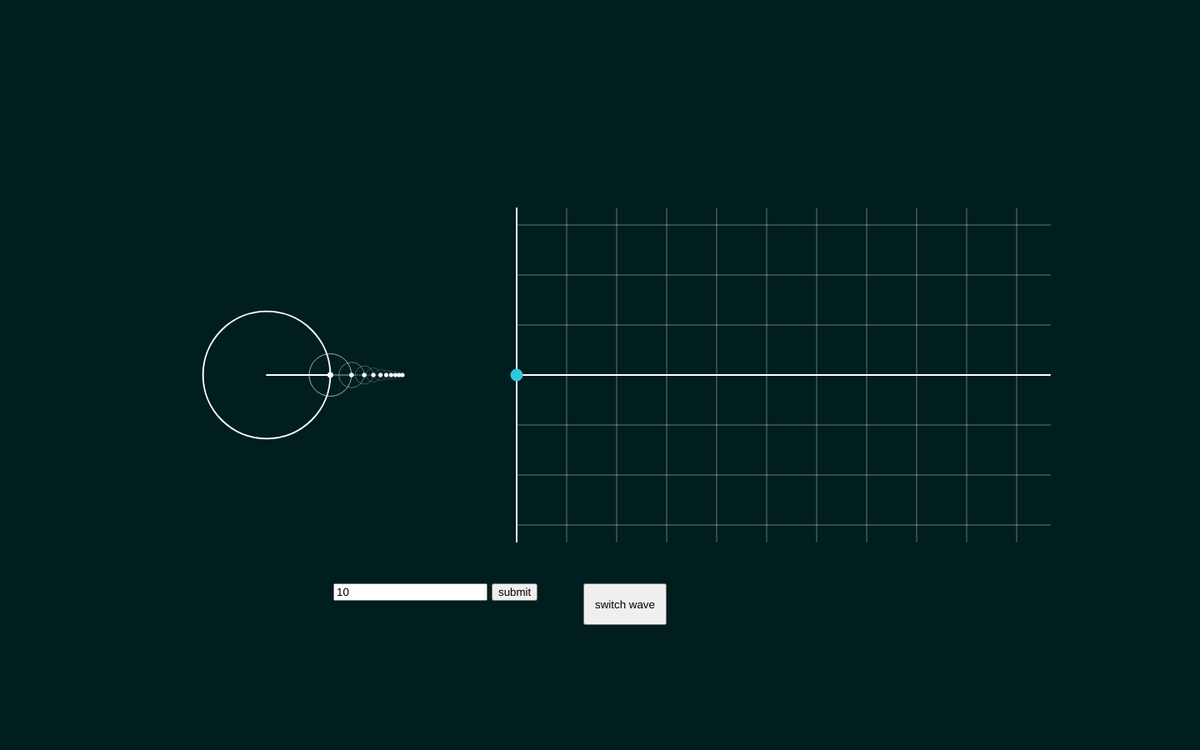
Frame 1 (no input)
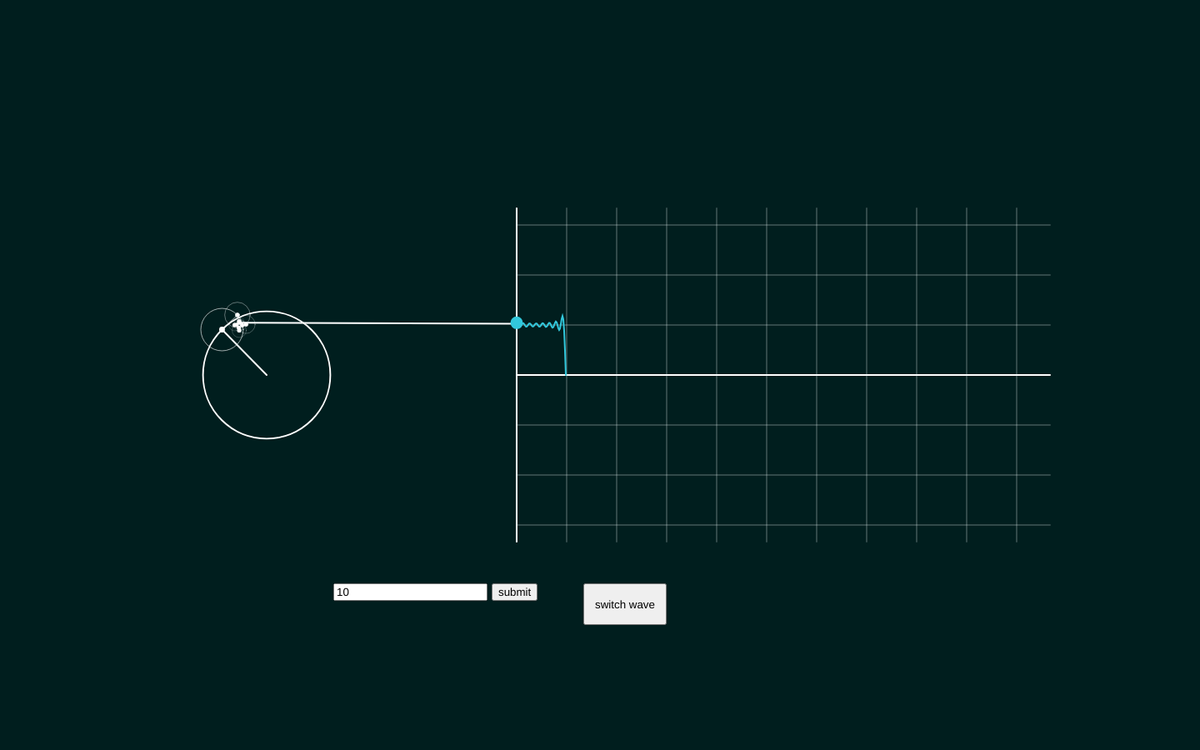
Frame 60 (no input)
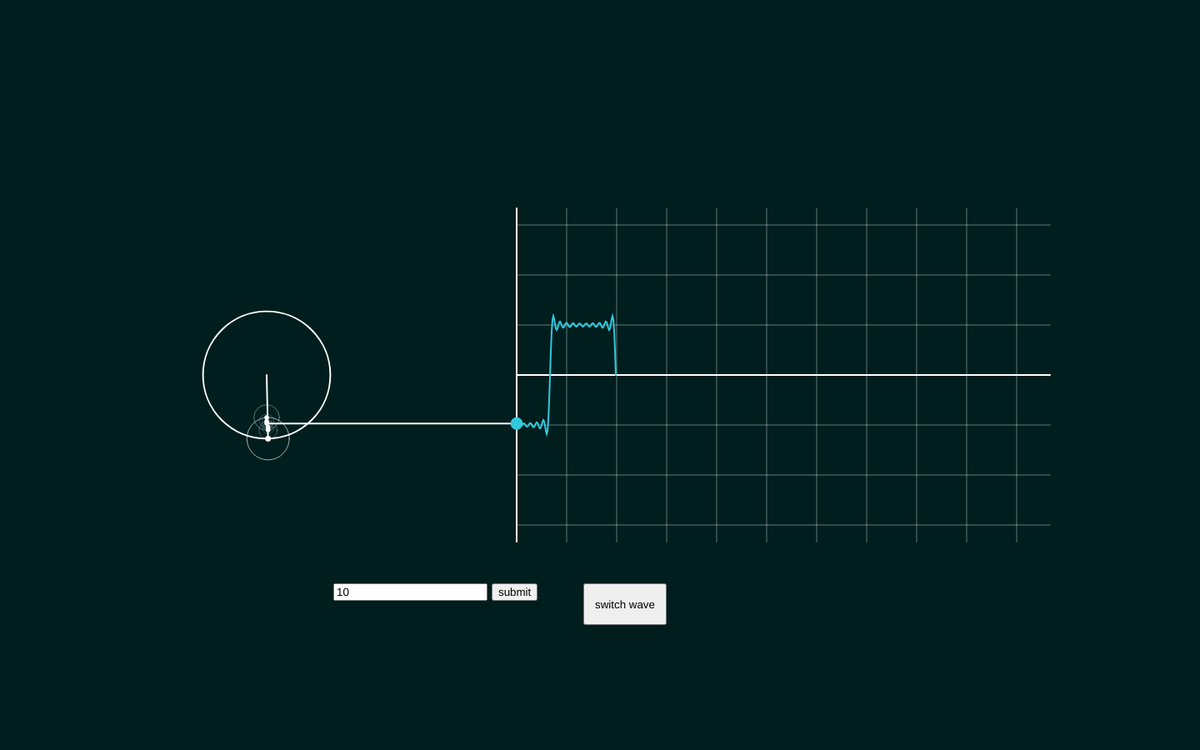
Frame 120 (the mouse pressed at the canvas centre since frame 60)

The p5.js sketch that drew these frames (run headless with seeded random() and noise() and a simulated clock; from frame 60 on, the mouse is pressed at the canvas centre):

// p5.js sketch
// ── sketch.js
let time = 0;
let wave = [];
let x_shift = 300;
let n;
let input, button;
let m = 10;
let pressed = false;
let lineColor = [50, 200, 220];
let bgColor = [0, 30, 30];

function setup() {
  createCanvas(1440, 900);

  let buttonSawtooth = createButton("switch wave");
  buttonSawtooth.position(700, 700);
  buttonSawtooth.size(100, 50);
  buttonSawtooth.mouseClicked(() => {
    pressed = !pressed;
  });

  input = createInput("10");
  input.position(400, 700);

  button = createButton('submit');
  button.position(input.x + input.width + 5, input.y);
  button.mousePressed(() => {
    m = input.value();
  });
}

let centre_x = (1440 / 2) - 400;
let centre_y = 900 / 2;

let r_ = 120;

function draw() {
  bgColor = pressed ? [30, 5, 0] : [0, 30, 30];
  background(bgColor);

  stroke(255);
  noFill();
  strokeWeight(3);

  let x = centre_x;
  let y = centre_y;

  for (let i = 0; i < m; i++) {

    let px = x;
    let py = y;

    n = pressed ? 2 * i + 2 : 2 * i + 1;

    let r = r_ * (2 / (n * PI));

    x += r * cos(n * time);
    y += r * sin(n * time);

    // cycles and epicyles
    strokeWeight(r/40);
    noFill();
    circle(px, py, 2 * r);
    fill(255);
    circle(x, y, 5, wave[0]);
    
    line(x, y, px, py);

  }

  strokeWeight(2);

  // horizontal line from last point
  line(x, y, centre_x + x_shift, wave[0]);

  // vertical axis
  line(centre_x + x_shift, centre_y - 200,
  centre_x + x_shift, centre_y + 200);

  // horizontal axis
  line(centre_x + x_shift, centre_y, centre_x + x_shift + 640, centre_y);

  // gridlines
  strokeWeight(2);
  stroke(255, 50);
  for (let i = -3; i < 4; i++) {
    line(centre_x + x_shift, centre_y + i*60, centre_x + x_shift + 640, centre_y + i*60);
  }
  for (let i = 0; i < 11; i++) {
    line(centre_x + x_shift + i*60, centre_y - 200, centre_x + x_shift + i*60, centre_y + 200);
  }

  wave.unshift(y);

  lineColor = pressed ? [220, 80, 40] : [50, 200, 220];

  fill(lineColor);
  stroke(lineColor);
  strokeWeight(3);
  circle(centre_x + x_shift, y, r_/10, wave[0]);

  beginShape();
  noFill();
  strokeWeight(2);
  for (let i = 0; i < wave.length; i++) {
    vertex(centre_x + x_shift + i, wave[i]);
  }
  endShape();

  time -= 1/(8*PI);

  if (wave.length > 600) {
    wave.pop();
  }
}

function switchToSawtooth() {
  console.log("clicked");
  n = 2*i + 2; 
}
